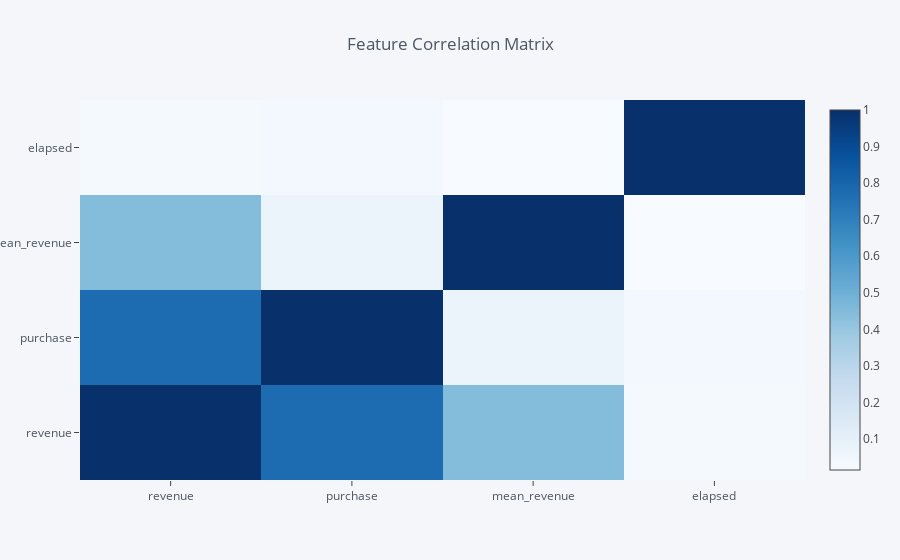

This figure's notebook cell:
### Code cell
# It may also be interesting to get the time elapsed from last purchase
elapsed = (data_p1['date'].max() - group_id_p1['date'].min()).dt.days
# and the standart deviation of purchases
purchase_std = group_id_p1['day_to_last_date'].std().fillna(0)
# display(purchase_std)
train_set['elapsed'] = elapsed
# train_set['purchase_std'] = purchase_std

# train_set = train_set.drop('elapsed', axis=1)
train_set.corr().iplot(kind='heatmap',colorscale="Blues",title="Feature Correlation Matrix")
display(train_set.head())

### Figure 1 — Plotly figure (JSON) as saved in the notebook; plotly's stock layout.template omitted (floating-point values rounded to 4 significant figures)
{"data": [{"colorscale": [[0, "rgb(247,251,255)"], [0.125, "rgb(222,235,247)"], [0.25, "rgb(198,219,239)"], [0.375, "rgb(158,202,225)"], [0.5, "rgb(107,174,214)"], [0.625, "rgb(66,146,198)"], [0.75, "rgb(33,113,181)"], [0.875, "rgb(8,81,156)"], [1, "rgb(8,48,107)"]], "type": "heatmap", "uid": "abff51f0-ce43-413b-a7ae-181e2e7a8df7", "x": ["revenue", "purchase", "mean_revenue", "elapsed"], "y": ["revenue", "purchase", "mean_revenue", "elapsed"], "z": [[1, 0.7717, 0.447, 0.02877], [0.7717, 1, 0.07261, 0.04202], [0.447, 0.07261, 1, 0.01561], [0.02877, 0.04202, 0.01561, 1]], "zmax": 1, "zmin": 0.01561}], "layout": {"legend": {"bgcolor": "#F5F6F9", "font": {"color": "#4D5663"}}, "paper_bgcolor": "#F5F6F9", "plot_bgcolor": "#F5F6F9", "title": {"font": {"color": "#4D5663"}, "text": "Feature Correlation Matrix"}, "xaxis": {"gridcolor": "#E1E5ED", "showgrid": true, "tickfont": {"color": "#4D5663"}, "title": {"font": {"color": "#4D5663"}, "text": ""}, "zerolinecolor": "#E1E5ED"}, "yaxis": {"gridcolor": "#E1E5ED", "showgrid": true, "tickfont": {"color": "#4D5663"}, "title": {"font": {"color": "#4D5663"}, "text": ""}, "zerolinecolor": "#E1E5ED"}}}
